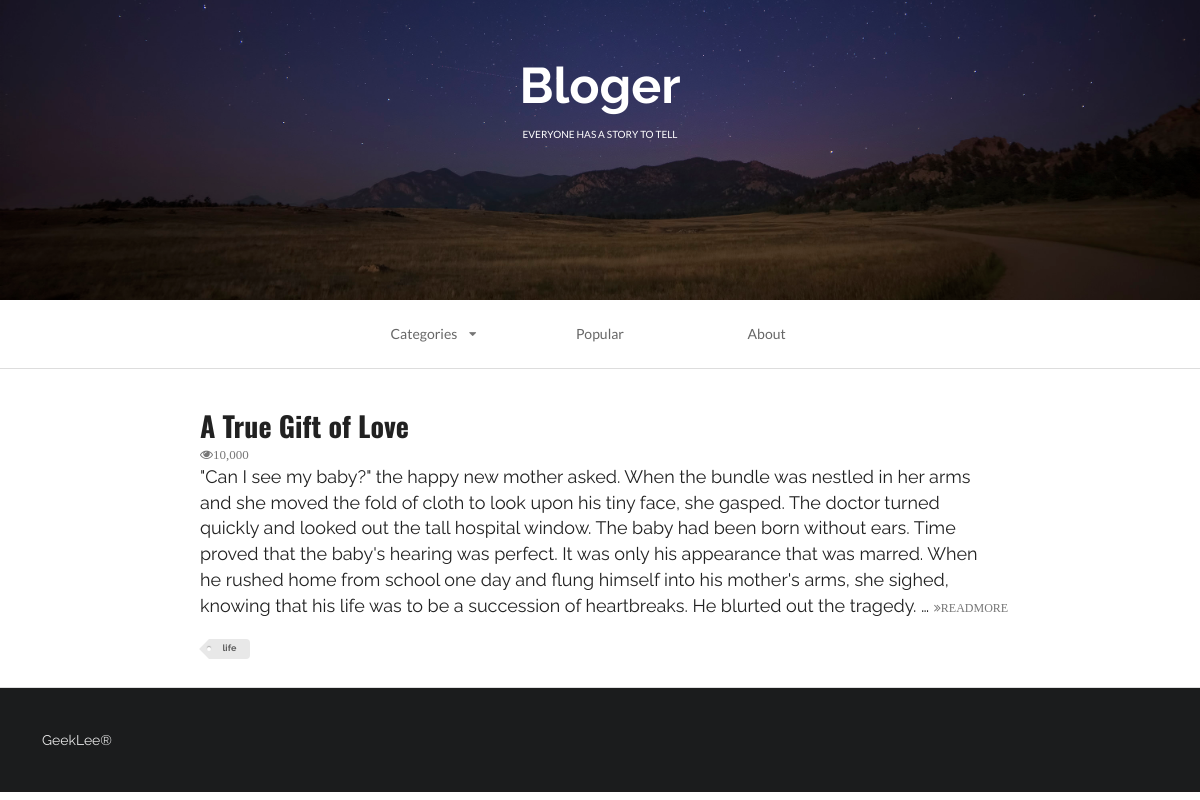
/index?tag=life, run on the app's committed database.
### firstapp/models.py (models this page shows, shortened)
class Article(models.Model):
    headline = models.CharField(null=True, blank=True, max_length=500)
    content = models.TextField(null=True, blank=True)
    TAG_CHOICES = (
        ('tech', 'Tech'),
        ('life', 'Life'),
    )#标签
    tag = models.CharField(null=True, blank=True, max_length=5, choices=TAG_CHOICES)#标签字段

### firstapp/views.py (the view)
# urls.py: url(r'^index', index, name="index"),
def index(request):
    queryset = request.GET.get('tag')
    if queryset:
        article_list = Article.objects.filter(tag=queryset)
    else:
        article_list = Article.objects.all()
    context = {}
    context['article_list'] = article_list
    index_page = render(request, 'first_web_2.html', context)
    return index_page

### firstapp/templates/first_web_2.html (shortened to what this page needs)
{% load staticfiles %}
<!DOCTYPE html>
<html>
    <head>
        <link rel="stylesheet" href="{% static 'css/semantic.css' %}"  media="screen" title="no title" charset="utf-8">
    </head>
    <body>
        <div class="ui inverted vertical  segment masthead">
            <h1 class="ui center aligned header blogslogon" style="font-size:50px;font-family: 'Raleway', sans-serif!important;">
                Bloger
                <p class="ui sub header">
                    everyone has a story to tell
                </p>
            </h1>
        </div>
        <div class="ui container nav">
            <div class="ui borderless text three item menu ">
                <div class="ui simple dropdown  item">
                    Categories
                    <i class="dropdown icon"></i>
                </div>
                <a class="item">
                    Popular
                </a>
                <a class="item">
                    About
                </a>
            </div>
        </div>
        <div class="ui divider"></div>
        <div class="ui  vertical segment">
            {% for article in article_list %}
                <div class="ui container vertical segment">
                    <a href="{% url 'detail' article.id %}">
                    <h1 class="ui header">
                        {{ article.headline }}
                    </h1>
                </a>
                    <i class="icon grey small unhide">10,000</i>
                    <p>
                        {{ article.content|truncatewords:100 }}
                        <a href="{% url 'detail' article.id %}">
                            <i class="angle tiny double grey right icon">READMORE</i>
                        </a>
                    </p>
                    <div class="ui mini  tag label">
                        {{ article.tag }}
                    </div>
                </div>
            {% endfor %}
        </div>
        <div class="ui inverted vertical very padded  segment">
            GeekLee®
        </div>
    </body>
</html>

### data on the page
Article: headline "A True Gift of Love", content "\"Can I see my baby?\" the happy new mother asked. When the bundle was nestled in her arms and she moved the fold of cloth to look upon his tiny face, she gasped. The doctor turned quickly and looked out the tall hospital window. The baby had been born without ears. Time proved that the baby's hearing was perfect. It was only his appearance that was marred. When he rushed home from school one day and flung himself into his mother's arms, she sighed, knowing that his life was to be a succession of heartbreaks. He blurted out the tragedy. …", tag "life"
